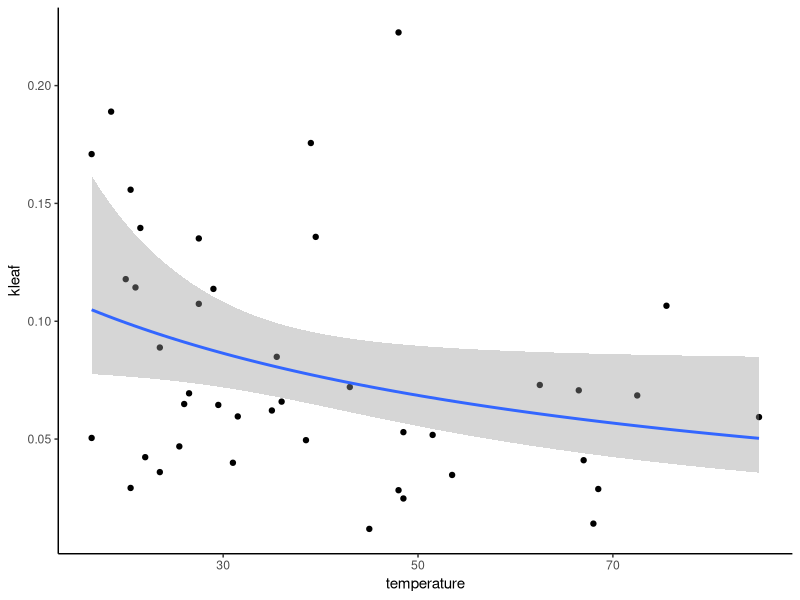
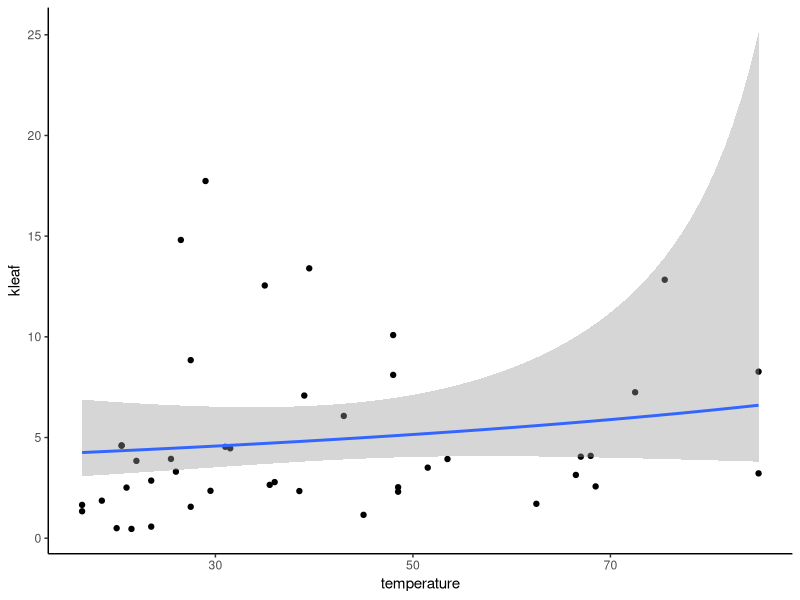
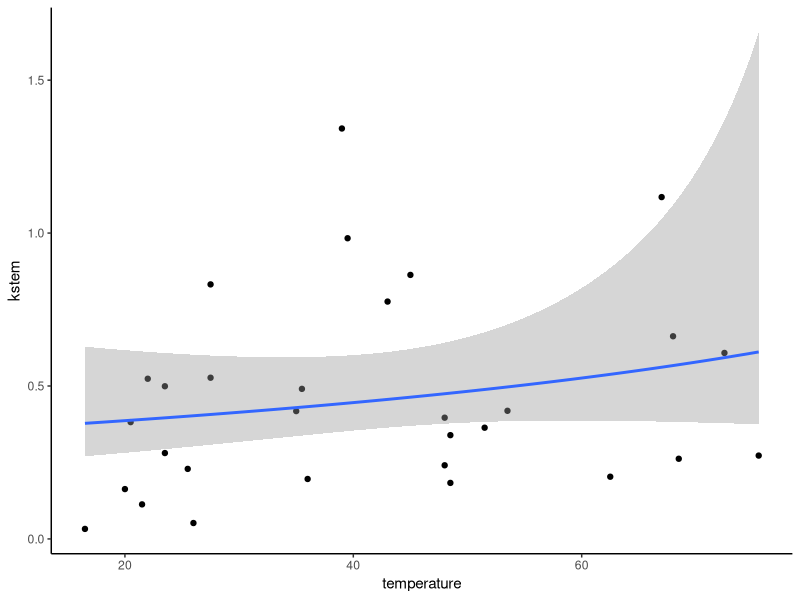
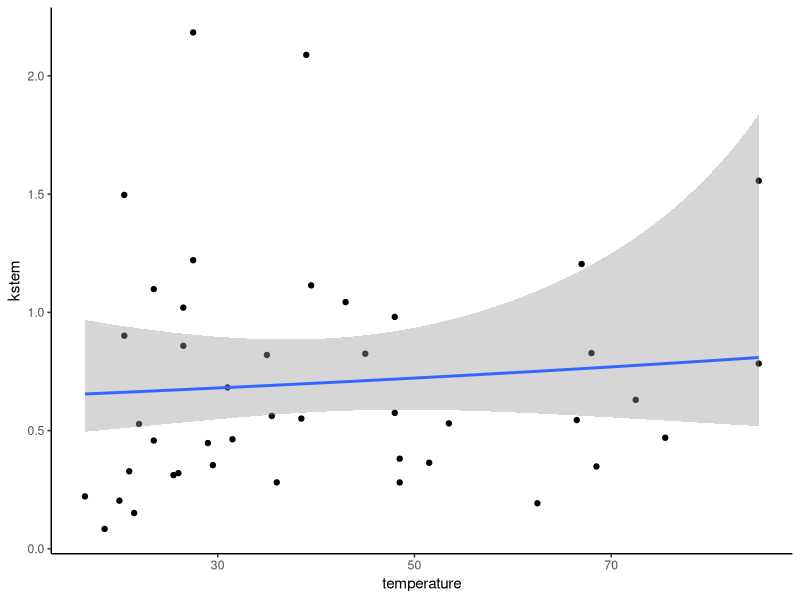
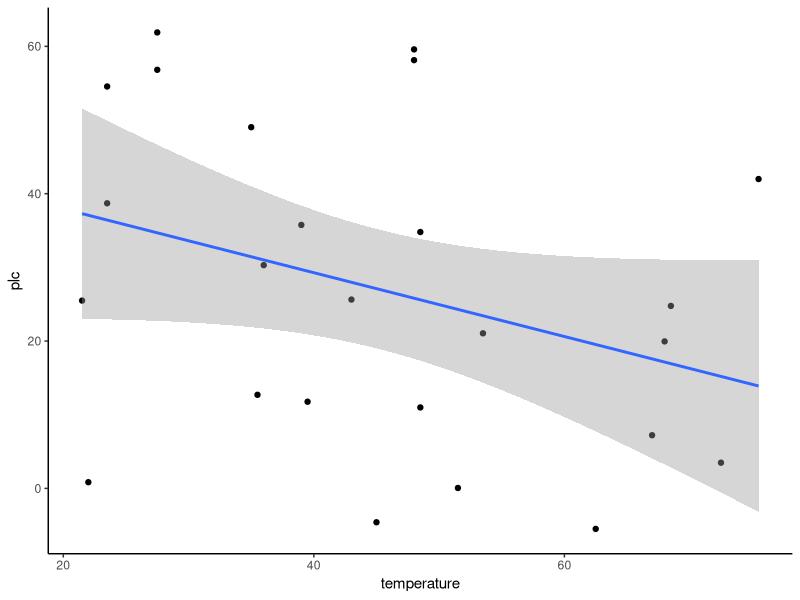
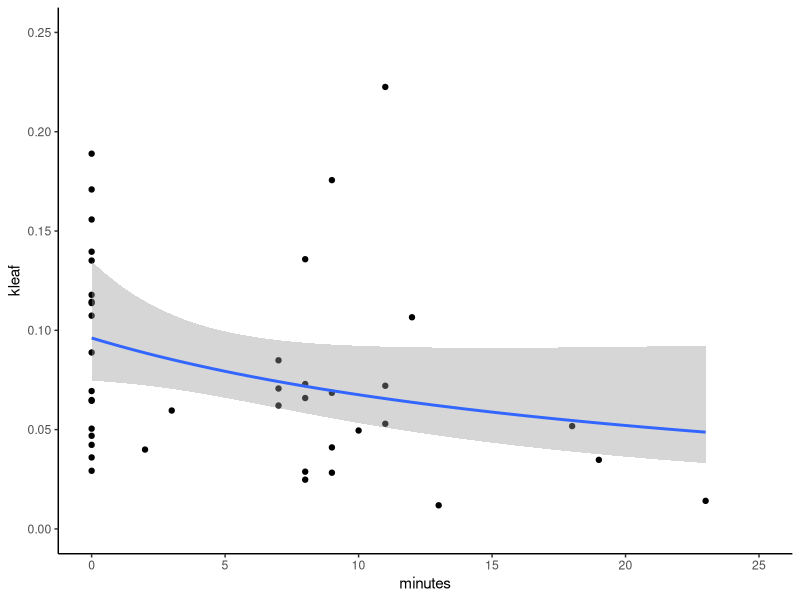
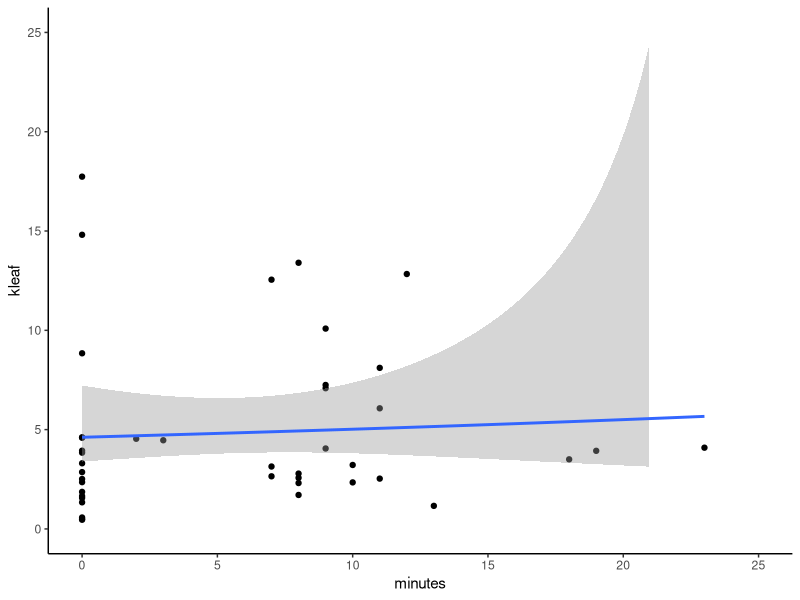
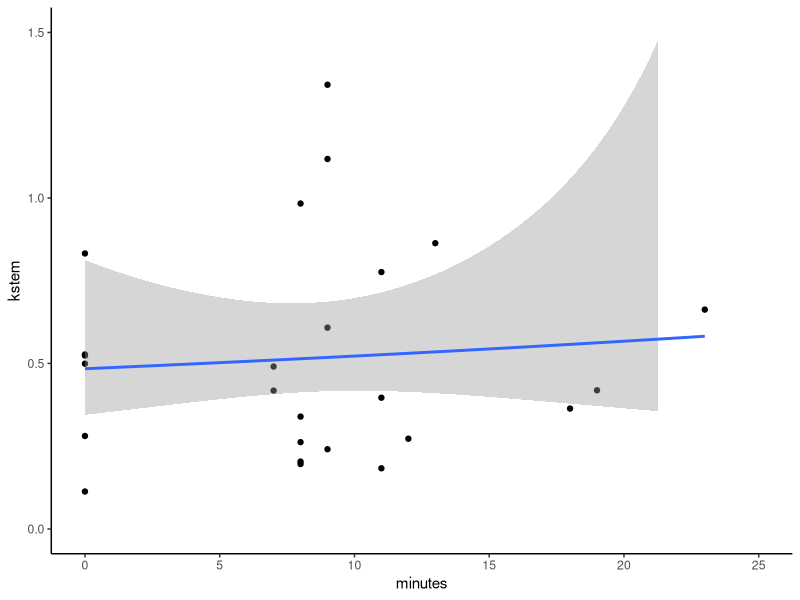

Write the R code that produced these figures, in order.
## ---- chunk 1
knitr::opts_chunk$set(echo = TRUE)
library(here)
library(tidyverse)
library(lubridate)
library(lme4)
library(lmerTest)
## ---- chunk 2
temperatures <- read.csv(here("data", "clean_data", "temperature_clean.csv"))

max_temperature <- temperatures %>% 
  group_by(tree, branch) %>% 
  reframe(temperature = max(temperature_c)) %>% 
  mutate(branch = as.numeric(branch))

time_hot <- temperatures %>% 
  filter(temperature_c >= 30) %>% 
  group_by(tree, branch) %>% 
  reframe(minutes = n())%>% 
  mutate(branch = as.numeric(branch))

kleaf_efm <- read.csv(here("data", "clean_data", "kleaf_efm_clean.csv")) %>% 
  inner_join(max_temperature, by = c("tree", "branch")) %>% 
  left_join(time_hot, by = c("tree", "branch")) %>% 
  mutate(minutes = replace_na(minutes, 0))

kleaf_vpm <- read.csv(here("data", "clean_data", "kleaf_vpm_clean.csv")) %>% 
  inner_join(max_temperature, by = c("tree", "branch"))%>% 
  left_join(time_hot, by = c("tree", "branch")) %>% 
  mutate(minutes = replace_na(minutes, 0))

knative <- read.csv(here("data", "clean_data", "knative_clean.csv")) %>% 
  inner_join(max_temperature, by = c("tree", "branch"))%>% 
  left_join(time_hot, by = c("tree", "branch")) %>% 
  mutate(minutes = replace_na(minutes, 0))

kmax <- read.csv(here("data", "clean_data", "kmax_clean.csv")) %>% 
  inner_join(max_temperature, by = c("tree", "branch")) %>% 
  filter(kstem < 15)%>% 
  left_join(time_hot, by = c("tree", "branch")) %>% 
  mutate(minutes = replace_na(minutes, 0))

plc <- read.csv(here("data", "clean_data", "kstem_plc_clean.csv")) %>% 
  inner_join(max_temperature, by = c("tree", "branch"))%>% 
  left_join(time_hot, by = c("tree", "branch")) %>% 
  mutate(minutes = replace_na(minutes, 0))

gmin <- read.csv(here("data", "clean_data", "gmin_clean.csv")) %>% 
  inner_join(max_temperature, by = c("tree", "branch"))%>% 
  left_join(time_hot, by = c("tree", "branch")) %>% 
  mutate(minutes = replace_na(minutes, 0))
## ---- chunk 3
ggplot(kleaf_efm, aes(x = temperature, y = kleaf))+
  geom_point()+
  geom_smooth(method = "glm",
              method.args = list(c("Gamma")))+
  theme_classic()

ggplot(kleaf_vpm, aes(x = temperature, y = kleaf))+
  geom_point()+
  geom_smooth(method = "glm",
              method.args = list(c("Gamma")))+
  theme_classic()

ggplot(knative, aes(x = temperature, y = kstem))+
  geom_point()+
  geom_smooth(method = "glm",
              method.args = list(c("Gamma")))+
  theme_classic()

ggplot(kmax, aes(x = temperature, y = kstem))+
  geom_point()+
  geom_smooth(method = "glm",
              method.args = list(c("Gamma")))+
  theme_classic()

ggplot(plc%>% filter(treatment == "burned"), aes(x = temperature, y = plc))+
  geom_point()+
  geom_smooth(method = "glm")+
  theme_classic()
## ---- chunk 4
ggplot(kleaf_efm, aes(x = minutes, y = kleaf))+
  geom_point()+
  geom_smooth(method = "glm",
              method.args = list(c("Gamma")))+
  theme_classic()+
  ylim(0,0.25)+
  xlim(0,25)

ggplot(kleaf_vpm, aes(x = minutes, y = kleaf))+
  geom_point()+
  geom_smooth(method = "glm",
              method.args = list(c("Gamma")))+
  theme_classic()+
  ylim(0, 25)+
  xlim(0,25)

ggplot(knative %>% filter(treatment == "burned"), aes(x = minutes, y = kstem))+
  geom_point()+
  geom_smooth(method = "glm",
              method.args = list(c("Gamma")))+
  theme_classic()+
  ylim(0,1.5)+
  xlim(0,25)

ggplot(kmax, aes(x = minutes, y = kstem))+
  geom_point()+
  geom_smooth(method = "glm",
              method.args = list(c("Gamma")))+
  theme_classic()+
  ylim(0,2.25)+
  xlim(0,25)

ggplot(plc%>% filter(treatment == "burned"), aes(x = minutes, y = plc))+
  geom_point()+
  geom_smooth(method = "glm")+
  theme_classic()
## ---- chunk 5
ggplot(gmin, aes(x = temperature, y = gmin))+
  geom_point()+
  geom_smooth(method = "glm") +
  theme_classic()

test <- glm(gmin~temperature, family = "Gamma", data = gmin %>% filter(treatment == "burned"))

test_out <- tibble(temperature = seq(from = 16, to =85, by = 1)) %>% 
  mutate(tree = 66,
         gmin = predict(test, newdata = .)) 

ggplot(test_out, aes(x = temperature, y = gmin))+
  geom_line()+
  theme_classic()

summary(test)
